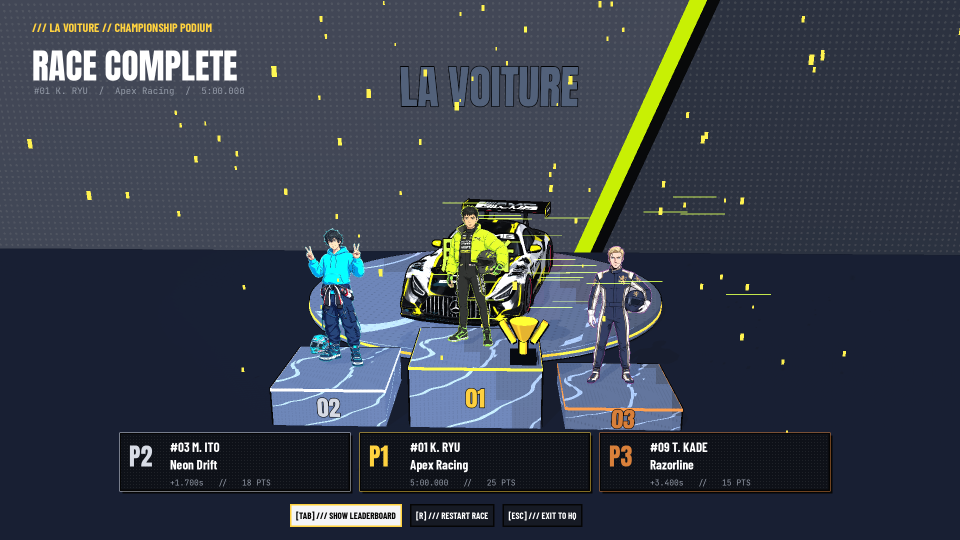
#> input picture executor-report/screenshots/winning_scene/clean-cinematic.png, 1920 x 1080 px, found by its file name (shown at 1/2 size)
$ python clean_stage.py
#> lines starting #> are read from the running program, lines starting #| are printed output that depends on the picture
from PIL import Image, ImageDraw
import numpy as np

img = Image.open('executor-report/screenshots/winning_scene/clean-cinematic.png').convert('RGBA')
w, h = img.size
#> w = 1920; h = 1080

# Clean top-left UI text completely (x from 0 to 650, y from 0 to 240)
# We can sample a large clean block of Ben-Day dots wall from x in [40, 650], y in [240, 480]
clean_wall = img.crop((40, 240, 650, 480))
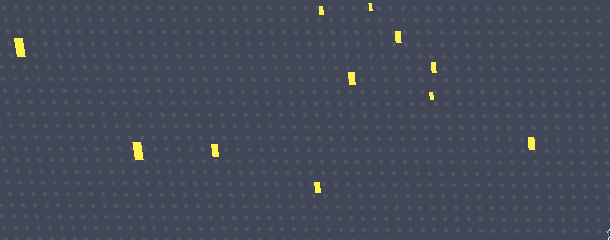
#> clean_wall: PIL image 610x240 RGBA; mean R, G, B, A 67.9, 73.6, 87.2, 255
img.paste(clean_wall, (40, 10))
img.paste(clean_wall.crop((0, 0, 40, 240)), (0, 10))

# Clean bottom cards completely (y >= 840)
draw = ImageDraw.Draw(img)
floor_sample = np.array(img.crop((100, 820, 300, 835)))
mean_color = tuple(floor_sample.mean(axis=(0, 1)).astype(int))
#> mean_color = (24, 31, 50, 255)

for y in range(835, 1080):
    factor = 1.0 - (y - 835) / 500.0
    r = max(0, int(mean_color[0] * factor))
    g = max(0, int(mean_color[1] * factor))
    b = max(0, int(mean_color[2] * factor))
    draw.line([(0, y), (w, y)], fill=(r, g, b, 255))
#> this loop made 245 passes
#> (r, g, b) on passes 1 to 3: (24, 31, 50), (23, 30, 49), (23, 30, 49)

output_path = "temp/stage_clean_pristine.png"
img.save(output_path)
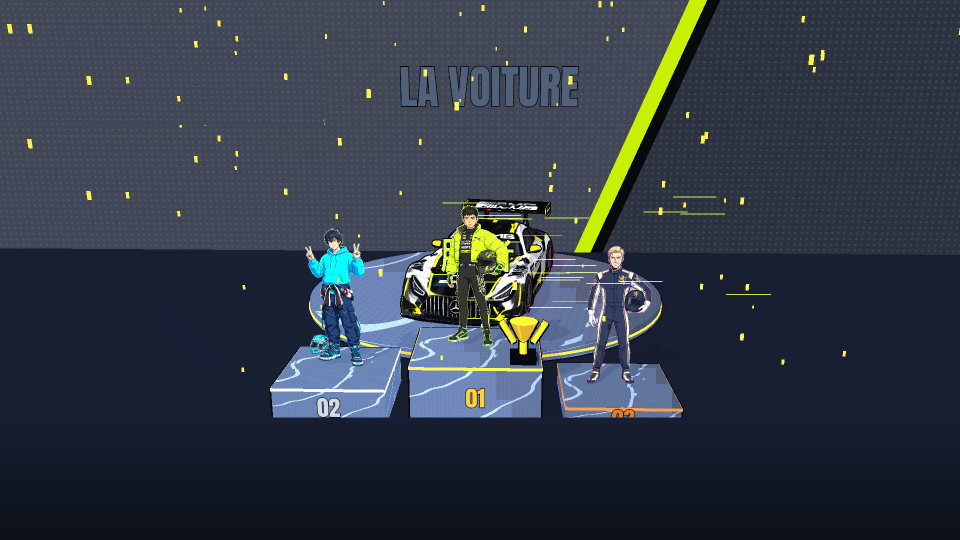
#> saved as stage_clean_pristine.png: PIL image 1920x1080 RGBA (shown at 1/2 size); mean R, G, B, A 50.2, 57.8, 70.3, 255
print("Updated pristine stage image with complete UI wipe:", output_path)

$ run again, with executor-report/screenshots/winning_scene/car-spotlight-default.png copied over executor-report/screenshots/winning_scene/clean-cinematic.png
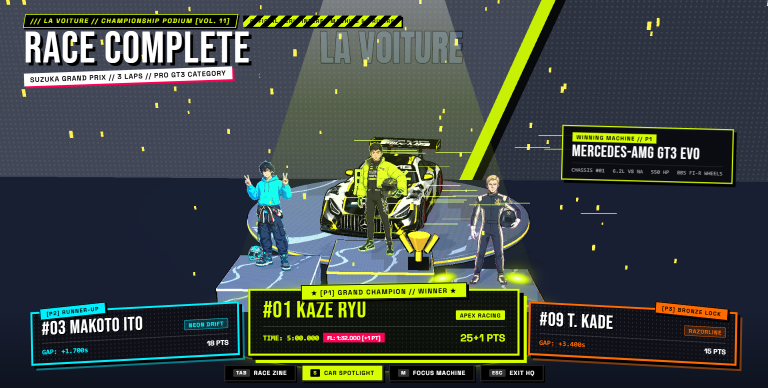
#> input picture executor-report/screenshots/winning_scene/car-spotlight-default.png, 1536 x 776 px, found by its file name (shown at 1/2 size)
#> `clean_wall = img.crop((40, 240, 650, 480))`:
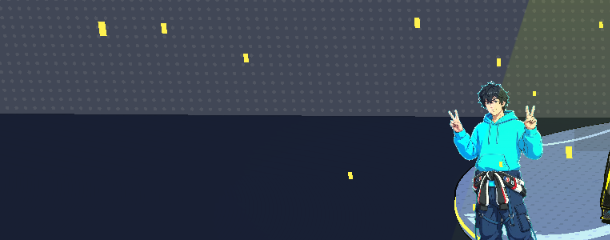
#> clean_wall: PIL image 610x240 RGBA; mean R, G, B, A 54.6, 67.5, 81.8, 255
#> `img.paste(clean_wall, (40, 10))`:
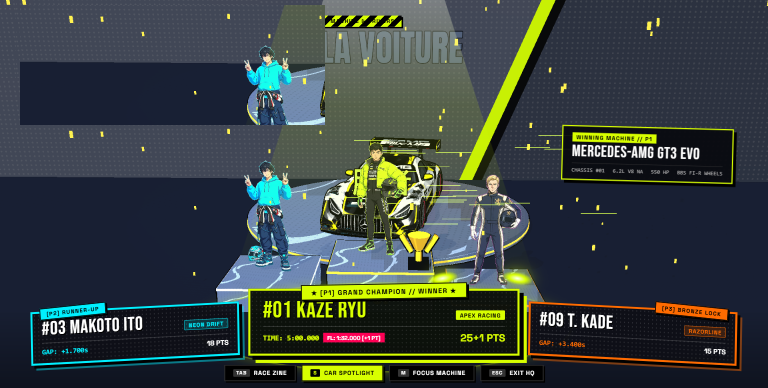
#> img: PIL image 1536x776 RGBA (shown at 1/2 size); mean R, G, B, A 57.8, 67, 64.8, 255
#> mean_color = (0, 0, 0, 0)
